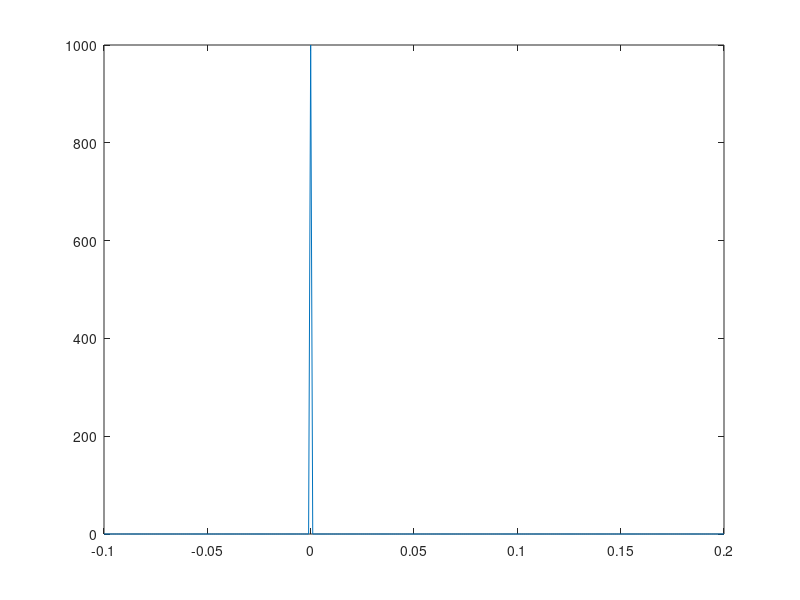

Recreate this plot in MATLAB. (Note: this script raises an error after producing the figure.)
%Sean Basler
%Lab2 Q5
%*****************
clc; clear all; close all;

dt = 0.001;
t = -0.1:dt:0.2;

xt = 0 .* t + (1/dt) .* (t == 0);

figure(1);
plot(t,xt);

R = 2e3; %2kohm
C = 10e-6; %10 uF
T = dt;

yt(1) = 0;

for n = 1:size(xt,2)
    yt(n+1) = (1/((R*C/T)+1)) * (xt(n) + R*C/T *yt(n));
end

%********************
ht = 1/(R*C) * exp(-t/(R*C)) .* us(t);

figure(2);
plot(t,yt(2:end),t,ht);
legend('yt','ht');